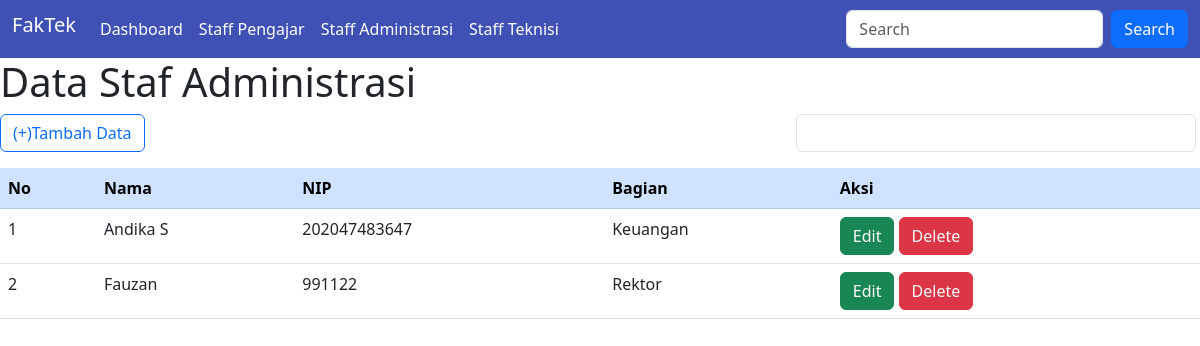
The page /UAS-pbd/view/administrasi.php on the database its author committed.
### tables this page shows
CREATE TABLE `administrasi` (
  `id_adm` int(11) NOT NULL,
  `nama_adm` varchar(255) DEFAULT NULL,
  `nip_adm` varchar(20) NOT NULL,
  `bagian_adm` varchar(255) DEFAULT NULL
);

### UAS-pbd/function/functions.php (called while the page is built, shortened)
<?php
function query($query){
    global $conn;
    $result = mysqli_query($conn,$query);
    $rows = [];
    while($row = mysqli_fetch_assoc($result)){
        $rows[] = $row;
    }
    return $rows;
}
?>

### UAS-pbd/view/administrasi.php (the view, shortened to what this page needs)
<?php
require_once '../koneksi/koneksi.php';
require '../function/functions.php';
$administrasi = query("SELECT * FROM administrasi");
?>
<!DOCTYPE html>
<html lang="en">
<head>
    <link rel="stylesheet" href="../bootstrap/css/bootstrap.min.css">
</head>
<body>
<div>
<nav class="navbar navbar-expand-lg" style="background-color: #3f51b5">
        <div class="container-fluid">
            <a class="navbar-brand text-white h1" href="../index.php">FakTek</a>
            <div class="collapse navbar-collapse" id="navbarSupportedContent">
            <ul class="navbar-nav me-auto mb-2 mb-lg-0">
                <li class="nav-item">
                <a class="nav-link" aria-current="page" href="dashboard.php">Dashboard</a>
                </li>
                <li class="nav-item">
                <a class="nav-link" aria-current="page" href="pengajar.php">Staff Pengajar</a>
                </li>
                <li class="nav-item">
                <a class="nav-link" aria-current="page" href="administrasi.php">Staff Administrasi</a>
                </li>
                <li class="nav-item">
                <a class="nav-link" aria-current="page" href="teknisi.php">Staff Teknisi</a>
                </li>
            </ul>
            <form class="d-flex" role="search">
                <input class="form-control me-2" type="search" placeholder="Search" aria-label="Search">
                <button class="btn btn-primary" type="submit">Search</button>
            </form>
            </div>
        </div>
    </nav>
    <h1>Data Staf Administrasi</h1>
    <form class="d-flex flex-row mb-3">
        <div class="col-auto flex-grow-1">
            <a class="btn btn-outline-primary" href="tambah-adm.php">(+)Tambah Data</a>
        </div>
        <div class="col-4 me-1">
            <input type="text" class="form-control" name="cari" placeholder="" id="keyword" autocomplete="off">
        </div>
    </form>
    <div id="tabel">
        <table class="table">
            <tr class="table-primary">
                <th>No</th>
                <th>Nama</th>
                <th>NIP</th>
                <th>Bagian</th>
                <th>Aksi</th>
            </tr>
            <?php $i = 1; ?>
            <?php foreach($administrasi as $row): ?>
            <tr>
                <td><?= $i; ?></td>
                <td><?= $row['nama_adm']; ?></td>
                <td><?= $row['nip_adm']; ?></td>
                <td><?= $row['bagian_adm']; ?></td>
                <td>
                    <a href="edit-adm.php?id=<?= $row["id_adm"]; ?>" class="btn btn-success">Edit</a>
                    <a href="hapus-adm.php?id=<?= $row["id_adm"]; ?>" onclick="return confirm('Yakin Mau Hapus?');" class="btn btn-danger">Delete</a>
                </td>
            </tr>
            <?php $i++; ?>
            <?php endforeach; ?>
        </table>
    </div>
</div>
</body>
</html>

### UAS-pbd/view/administrasi.php (style rules this page uses)
.nav-link { color: white; }

### rows shown on the page
administrasi: nama_adm "Andika S", nip_adm "202047483647", bagian_adm "Keuangan"
administrasi: nama_adm "Fauzan", nip_adm "991122", bagian_adm "Rektor"
